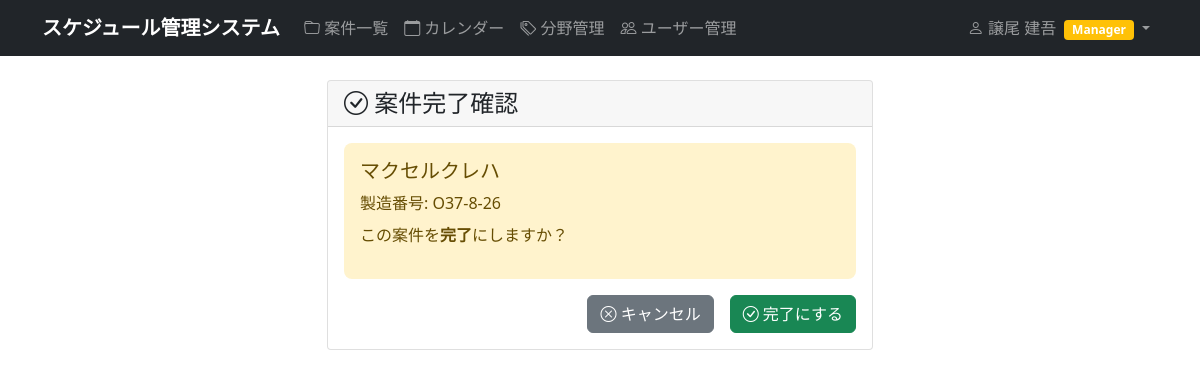
Page /schedule/projects/1/complete/ (signed in) on the committed database.
### accounts/models.py (models this page shows, shortened)
class CustomUser(AbstractUser):
    email = models.EmailField('メールアドレス', blank=True, null=True)
    department = models.CharField('部署', max_length=100, blank=True)
    phone = models.CharField('電話番号', max_length=20, blank=True)
    is_manager = models.BooleanField('マネージャー権限', default=False)
    is_viewer = models.BooleanField('閲覧者権限', default=False, help_text='全員の案件を閲覧できますが編集はできません')
    class Meta:
        verbose_name = 'ユーザー'
        verbose_name_plural = 'ユーザー'

### schedule/models.py (models this page shows, shortened)
class Project(models.Model):
    name = models.CharField('案件名', max_length=200)
    manufacturing_number = models.CharField('製造番号', max_length=100)
    due_date = models.DateField('納期', null=True, blank=True)
    description = models.TextField('詳細', blank=True)
    is_completed = models.BooleanField('完了フラグ', default=False)
    completed_at = models.DateTimeField('完了日時', null=True, blank=True)
    created_by = models.ForeignKey(User, on_delete=models.CASCADE, verbose_name='登録者', related_name='created_projects')
    assigned_to = models.ForeignKey(User, on_delete=models.CASCADE, verbose_name='担当者', related_name='assigned_projects')
    created_at = models.DateTimeField(auto_now_add=True)
    updated_at = models.DateTimeField(auto_now=True)
    class Meta:
        verbose_name = '案件'
        verbose_name_plural = '案件'

### schedule/views.py (the view, shortened to what this page needs)
# urls.py: path('projects/<int:pk>/complete/', views.project_complete_view, name='project_complete'),
@login_required
def project_complete_view(request, pk):
    project = get_object_or_404(Project, pk=pk)
    if not (project.created_by == request.user or
            project.assigned_to == request.user or
            request.user.is_manager or
            request.user.is_superuser):
        messages.error(request, 'この案件の完了状態を変更する権限がありません。')
        return redirect('schedule:project_detail', pk=project.pk)
    return render(request, 'schedule/project_confirm_complete.html', {
        'project': project,
    })

### templates/schedule/project_confirm_complete.html (shortened to what this page needs)
{% extends "base.html" %}
{% block content %}
<div class="row">
    <div class="col-md-6 mx-auto">
        <div class="card">
            <div class="card-header">
                <h4 class="card-title mb-0">
                    <i class="bi bi-check-circle"></i> 案件完了確認
                </h4>
            </div>
            <div class="card-body">
                <div class="alert alert-warning">
                    <h5>{{ project.name }}</h5>
                    <p class="mb-0">製造番号: {{ project.manufacturing_number }}</p>
                    {% if project.is_completed %}
                        <p class="mt-2">この案件を<strong>未完了状態</strong>に戻しますか？</p>
                    {% else %}
                        <p class="mt-2">この案件を<strong>完了</strong>にしますか？</p>
                    {% endif %}
                </div>
                <form method="post">
                    <div class="d-grid gap-2 d-md-flex justify-content-md-end">
                        <a href="{% url 'schedule:project_detail' project.pk %}" class="btn btn-secondary me-md-2">
                            <i class="bi bi-x-circle"></i> キャンセル
                        </a>
                        {% if project.is_completed %}
                            <button type="submit" class="btn btn-warning">
                                <i class="bi bi-arrow-clockwise"></i> 未完了に戻す
                            </button>
                        {% else %}
                            <button type="submit" class="btn btn-success">
                                <i class="bi bi-check-circle"></i> 完了にする
                            </button>
                        {% endif %}
                    </div>
                </form>
            </div>
        </div>
    </div>
</div>
{% endblock %}

### templates/base.html (shortened to what this page needs)
<!DOCTYPE html>
<head>
    <link href="https://cdn.jsdelivr.net/npm/bootstrap@5.1.3/dist/css/bootstrap.min.css" rel="stylesheet">
    <link rel="stylesheet" href="https://cdn.jsdelivr.net/npm/bootstrap-icons@1.7.2/font/bootstrap-icons.css">
    {% load static %}
    <link rel="stylesheet" href="{% static 'css/style.css' %}">
</head>
<body>
    <nav class="navbar navbar-expand-lg navbar-dark bg-dark">
        <div class="container">
                        <a class="navbar-brand" href="{% url 'schedule:project_list' %}">
                スケジュール管理システム
            </a>
            {% if user.is_authenticated %}
            <div class="collapse navbar-collapse" id="navbarNav">
                <ul class="navbar-nav me-auto">
                    <li class="nav-item">
                        <a class="nav-link" href="{% url 'schedule:project_list' %}">
                            <i class="bi bi-folder"></i> 案件一覧
                        </a>
                    </li>
                    <li class="nav-item">
                        <a class="nav-link" href="{% url 'schedule:calendar' %}">
                            <i class="bi bi-calendar"></i> カレンダー
                        </a>
                    </li>
                    <li class="nav-item">
                        <a class="nav-link" href="{% url 'schedule:field_list' %}">
                            <i class="bi bi-tags"></i> 分野管理
                        </a>
                    </li>
                    {% if user.is_manager or user.is_superuser %}
                    <li class="nav-item">
                        <a class="nav-link" href="{% url 'accounts:user_list' %}">
                            <i class="bi bi-people"></i> ユーザー管理
                        </a>
                    </li>
                    {% endif %}
                </ul>
                <ul class="navbar-nav">
                    <li class="nav-item dropdown">
                        <a class="nav-link dropdown-toggle" href="#" role="button" data-bs-toggle="dropdown">
                            <i class="bi bi-person"></i> {% if user.first_name or user.last_name %}{{ user.last_name }} {{ user.first_name }}{% else %}{{ user.username }}{% endif %}
                            {% if user.is_manager %}<span class="badge bg-warning ms-1">Manager</span>{% endif %}
                        </a>
                    </li>
                </ul>
            </div>
            {% endif %}
        </div>
    </nav>
    <main class="container mt-4">
        {% block content %}
        {% endblock %}
    </main>
</body>
</html>

### static/css/style.css (style rules this page uses)
.navbar-brand { font-weight: bold; }
.alert { border: none; border-radius: 0.5rem; }
.btn { border-radius: 0.375rem; font-weight: 500; }
.badge { font-size: 0.75em; }

### rows in the picture
CustomUser: last_name "譲尾", first_name "建吾"
Project: name "マクセルクレハ", manufacturing_number "O37-8-26"
